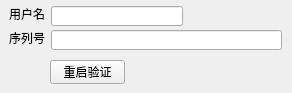
<?xml version="1.0" encoding="UTF-8"?>
<ui version="4.0">
 <class>VaC_rebootClass</class>
 <widget class="QMainWindow" name="VaC_rebootClass">
  <property name="geometry">
   <rect>
    <x>0</x>
    <y>0</y>
    <width>292</width>
    <height>93</height>
   </rect>
  </property>
  <property name="windowTitle">
   <string>VaC_reboot</string>
  </property>
  <widget class="QWidget" name="centralWidget">
   <widget class="QLineEdit" name="lineEdit_UserName">
    <property name="geometry">
     <rect>
      <x>51</x>
      <y>6</y>
      <width>132</width>
      <height>20</height>
     </rect>
    </property>
   </widget>
   <widget class="QLineEdit" name="lineEdit_Serial">
    <property name="geometry">
     <rect>
      <x>51</x>
      <y>30</y>
      <width>231</width>
      <height>20</height>
     </rect>
    </property>
   </widget>
   <widget class="QLabel" name="label">
    <property name="geometry">
     <rect>
      <x>9</x>
      <y>6</y>
      <width>36</width>
      <height>16</height>
     </rect>
    </property>
    <property name="text">
     <string>用户名</string>
    </property>
   </widget>
   <widget class="QLabel" name="label_2">
    <property name="geometry">
     <rect>
      <x>9</x>
      <y>30</y>
      <width>36</width>
      <height>16</height>
     </rect>
    </property>
    <property name="text">
     <string>序列号</string>
    </property>
   </widget>
   <widget class="QPushButton" name="pushButton">
    <property name="geometry">
     <rect>
      <x>50</x>
      <y>60</y>
      <width>75</width>
      <height>24</height>
     </rect>
    </property>
    <property name="text">
     <string>重启验证</string>
    </property>
   </widget>
  </widget>
 </widget>
 <layoutdefault spacing="6" margin="11"/>
 <resources>
  <include location="VaC_reboot.qrc"/>
 </resources>
 <connections/>
</ui>
